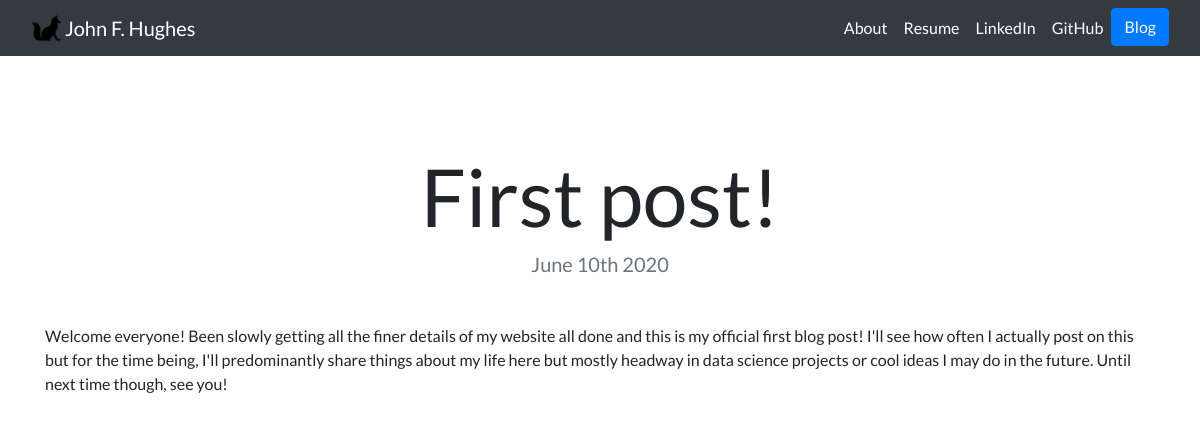
Page /blog/1/ on the committed database.
### blog/models.py (models this page shows, shortened)
class Post(models.Model):
	title = models.CharField(max_length=200)
	date = models.DateField()
	description = models.TextField()

### blog/views.py (the view)
# urls.py: path('<int:post_id>/', views.detail, name='detail'), # Checks for int, goes to post with that post_id
def detail(request, post_id):
	post = get_object_or_404(Post, pk=post_id) # pk => primary key
	return render(request, 'blog/detail.html', {'post': post})

### blog/templates/blog/detail.html
{% extends "portfolio/base.html" %}
{% load static %}
{% block content %}
<h1 class="text-center mt-5" id="blogdetailtitle">{{ post.title }}</h1>
<h5 class="text-center text-muted mb-5">{{ post.date|date:'F jS Y' }}</h5>
{{ post.description|safe }}
{% endblock %}

### portfolio/static/portfolio/custom.css (style rules this page uses)
body { font-family: 'Lato', sans-serif; overflow: scroll; padding-top: 100px; }
@media (min-width: 992px) { #blogdetailtitle { font-size: 5rem; } }

### rows in the picture
Post: title "First post!", date "June 10th 2020", description "Welcome everyone! Been slowly getting all the finer details of my website all done and this is my official first blog post! I'll see how often I actually post on this but for the time being, I'll predominantly share things about my life here but mostly headway in data science projects or cool ideas I may do in the future. Until next time though, see you!"
